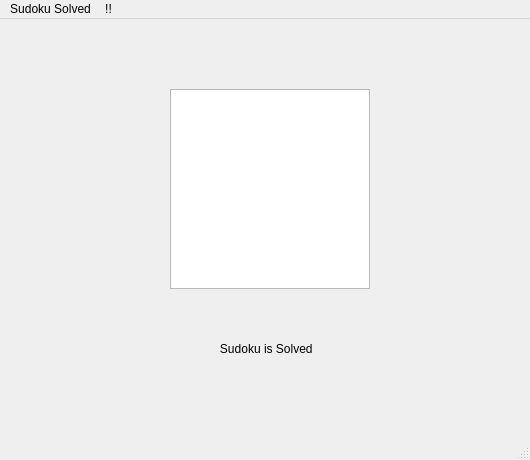
<?xml version="1.0" encoding="UTF-8"?>
<ui version="4.0">
 <class>MainWindow</class>
 <widget class="QMainWindow" name="MainWindow">
  <property name="geometry">
   <rect>
    <x>0</x>
    <y>0</y>
    <width>530</width>
    <height>460</height>
   </rect>
  </property>
  <property name="windowTitle">
   <string>MainWindow</string>
  </property>
  <widget class="QWidget" name="centralwidget">
   <widget class="QTextBrowser" name="textBrowser">
    <property name="geometry">
     <rect>
      <x>170</x>
      <y>70</y>
      <width>200</width>
      <height>200</height>
     </rect>
    </property>
   </widget>
   <widget class="QLabel" name="label">
    <property name="geometry">
     <rect>
      <x>210</x>
      <y>320</y>
      <width>130</width>
      <height>20</height>
     </rect>
    </property>
    <property name="text">
     <string>   Sudoku is Solved</string>
    </property>
   </widget>
  </widget>
  <widget class="QMenuBar" name="menubar">
   <property name="geometry">
    <rect>
     <x>0</x>
     <y>0</y>
     <width>530</width>
     <height>25</height>
    </rect>
   </property>
   <widget class="QMenu" name="menuSudoku_Solved">
    <property name="title">
     <string>Sudoku Solved</string>
    </property>
   </widget>
   <widget class="QMenu" name="menu">
    <property name="title">
     <string>!!</string>
    </property>
   </widget>
   <addaction name="menuSudoku_Solved"/>
   <addaction name="menu"/>
  </widget>
  <widget class="QStatusBar" name="statusbar"/>
 </widget>
 <resources/>
 <connections/>
</ui>
